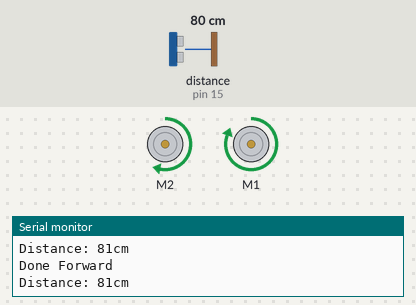
The sketch below on a simulated Arduino Uno, built with avr-gcc and run on an emulated ATmega328P. On the bench: 2 × DC motor (green arrow = forward, orange = backward, longer = faster), the last lines printed to the serial monitor. The inputs (shaded band) are chosen by the test bench; at power-on: distance to the obstacle (sensor on pin 15) 80 cm. The echo pulse lasts 58.3 µs per cm.

Above: at 1.2 s.
1.3 s: distance to the obstacle (sensor on pin 15) set to 16 cm
2.8 s: distance to the obstacle (sensor on pin 15) set to 12 cm
At 4.1 s:
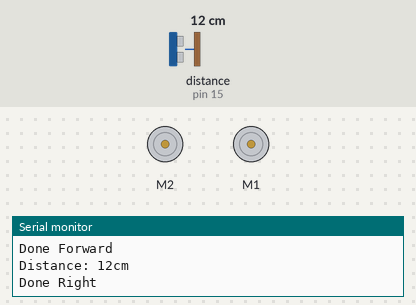
5.8 s: distance to the obstacle (sensor on pin 15) set to 35 cm
At 6.3 s:
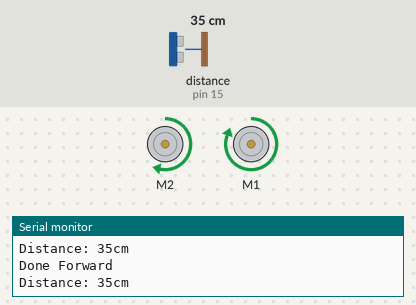
7.3 s: distance to the obstacle (sensor on pin 15) set to 2 cm
At 7.7 s:
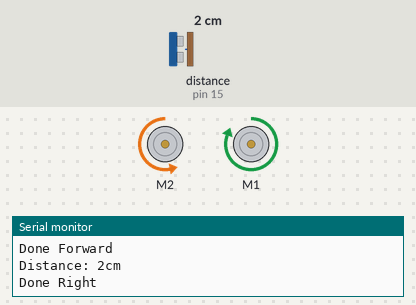
Timing chart, 0 to 11.3 s (numbered marks = the images above; inputs shaded):
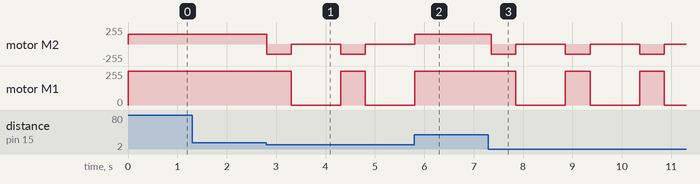

The sketch:

ObstacleAvoidingCar.ino
```cpp
/*
Author: Ajmain
Code modified: April 27, 2016
Feel free to email me if you run into any questions: Naqibprio10@gmail.com
*/

//code starts
#include <NewPing.h> // for distance sensor library
#include <AFMotor.h> // for motor shield library

#define TRIGGER_PIN  14 // telling the arduino that a0 is trigger pin.
#define ECHO_PIN     15 // telling the ardiono that a1 is echo pin
#define MAX_DISTANCE 200 // telling the arduino that my distance will never be over 200cm. If it does, its false.
AF_DCMotor Motor1(2); // in motor shield, connection for right motor. M2
AF_DCMotor Motor2(1); // in motor shield, connection for left motor. M1


NewPing DistanceSensor(TRIGGER_PIN, ECHO_PIN, MAX_DISTANCE); // distance sensor library needs these value

void setup()
{
  Serial.begin(9600); // start a screen of sort to show values in laptop; debug

}

void loop(){

  checkobs(); // goes to the function to check for obstacles


}


void turnright(){  //a function which turns right
  int lspeed = 255;    // max :255   test:
  int rspeed = 150;    // max :160   test:

  Motor1.setSpeed(rspeed);
  Motor2.setSpeed(lspeed);
  Motor1.run(BACKWARD);
  Motor2.run(FORWARD);
  Serial.println("Done Right");
  delay(500);
  Motor1.setSpeed(0);
  Motor2.setSpeed(0);
  Motor1.run(BRAKE);
  Motor2.run(BRAKE);
  delay(1000);
  checkobs();
}

void driveforward(){   // a function which drives foorward
  int lspeed = 255;    // max :255   test:
  int rspeed = 150;    // max :160   test:

  Motor1.setSpeed(rspeed);
  Motor2.setSpeed(lspeed);
  Motor1.run(FORWARD);
  Motor2.run(FORWARD);
  delay(100);
  Serial.println("Done Forward ");
  checkobs();
}

void checkobs(){  // a function that checks if distance is less than 20 or more than 0. If so, turns right, otherwise drives forward.
  unsigned int cm = DistanceSensor.ping_cm();
  Serial.print("Distance: "); // prints the word "Distance" to laptop screen
  Serial.print(cm); // prints Distance in cm to laptop screen
  Serial.println("cm"); // prints the word "cm" to laptop screen

    if (cm < 15 && cm>0){
    turnright();  // if the distance is less than 20 cm, and more than 0, turns right
  }
  else{
    driveforward();  // if the distance is more than 20 cm, drives forward
  }
}
//code ends
```

Measured:
- the behaviour switches between 15 and 14 cm on distance to the obstacle (sensor on pin 15) (found by bisection; images 0 and 1)
- after the input at 2.8 s, motor M2: alternates backward 150/255 for 0.50 s and stopped for 1.0 s, starting at once; motor M1: forward 255/255 → stopped after 0.51 s, → forward 255/255 1.0 s later, → stopped 0.50 s later
- after the input at 5.8 s, motor M1: goes on until 5.8 s, then stays forward 255/255
- after the input at 7.3 s, motor M2: alternates backward 150/255 for 0.50 s and stopped for 1.0 s, starting after 0.06 s; motor M1: alternates forward 255/255 for 0.50 s and stopped for 1.0 s, starting after 0.56 s
